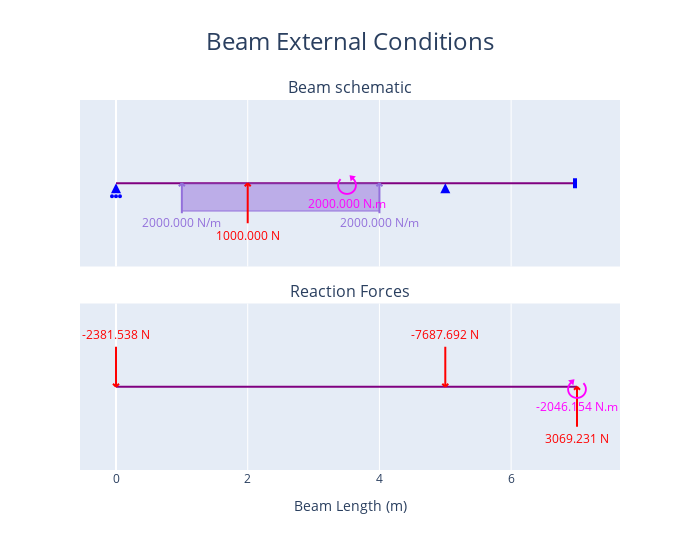
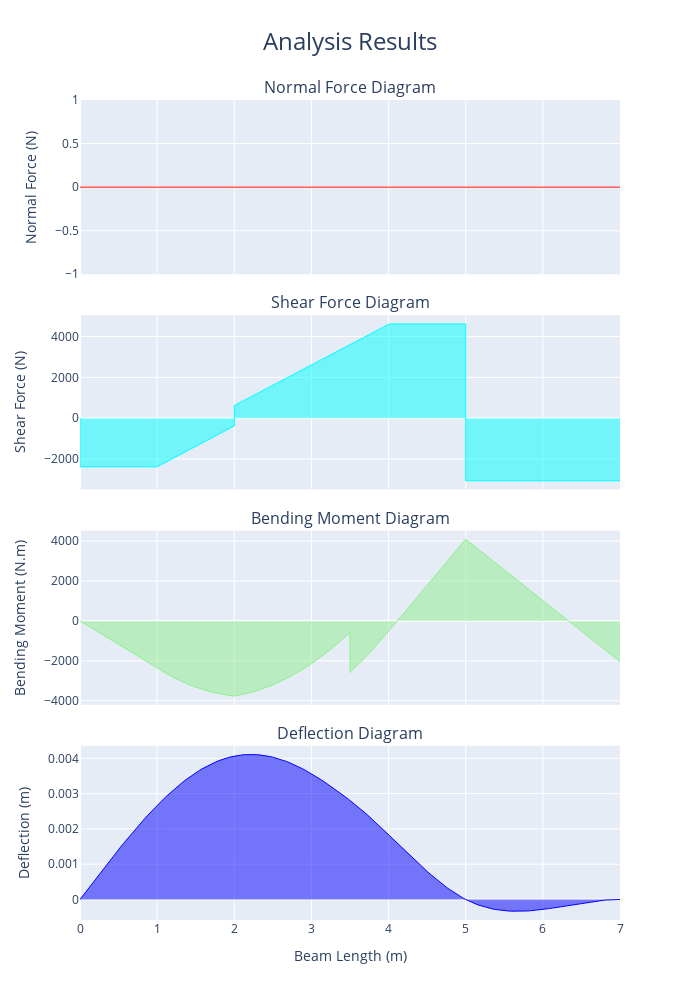

Notebook cell for these charts, in order:
### Code cell
fig_1 = beam.plot_beam_external()
fig_1.show()

fig_2 = beam.plot_beam_internal()
fig_2.show()

### Figure 1 — Plotly figure (JSON) as saved in the notebook; plotly's stock layout.template omitted (floating-point values rounded to 4 significant figures; data arrays with more than 128 entries replaced by an {"elided": "..."} marker saying what was removed)
{"data": [{"hoverinfo": "skip", "hovertemplate": "%{x} %{meta[0]}", "line": {"color": "purple", "width": 2}, "meta": ["m"], "mode": "lines", "name": "Beam_", "type": "scatter", "x": [0, 7], "xaxis": "x", "y": [0, 0], "yaxis": "y"}, {"hoverinfo": "skip", "hovertemplate": "x: %{x:.3f} %{meta[1]}<br>Fixed: %{meta[0]}", "marker": {"color": "blue", "size": 10, "symbol": "triangle-up"}, "meta": ["[0, 1, 0]", "m"], "mode": "markers", "name": "Support", "opacity": 0, "showlegend": false, "type": "scatter", "x": [0], "xaxis": "x", "y": [0], "yaxis": "y"}, {"fill": "toself", "hoverinfo": "skip", "marker": {"color": "blue", "size": 10, "symbol": "arrow-up"}, "mode": "markers", "name": "Support", "showlegend": false, "type": "scatter", "x": [0], "xaxis": "x", "y": [0], "yaxis": "y"}, {"hoverinfo": "skip", "hovertemplate": "x: %{x:.3f} %{meta[1]}<br>Fixed: %{meta[0]}", "marker": {"color": "blue", "size": 10, "symbol": "triangle-up"}, "meta": ["[1, 1, 0]", "m"], "mode": "markers", "name": "Support", "opacity": 0, "showlegend": false, "type": "scatter", "x": [5], "xaxis": "x", "y": [0], "yaxis": "y"}, {"fill": "toself", "hoverinfo": "skip", "marker": {"color": "blue", "size": 10, "symbol": "arrow-up"}, "mode": "markers", "name": "Support", "showlegend": false, "type": "scatter", "x": [5], "xaxis": "x", "y": [0], "yaxis": "y"}, {"hoverinfo": "skip", "hovertemplate": "x: %{x:.3f} %{meta[1]}<br>Fixed: %{meta[0]}", "marker": {"color": "blue", "size": 10, "symbol": "triangle-up"}, "meta": ["[1, 1, 1]", "m"], "mode": "markers", "name": "Support", "opacity": 0, "showlegend": false, "type": "scatter", "x": [7], "xaxis": "x", "y": [0], "yaxis": "y"}, {"hoverinfo": "skip", "hovertemplate": "x: %{meta[1]:.3f} %{meta[2]}<br>Force: %{meta[0]:.3f} %{meta[3]}            <br>Angle: %{meta[5]:.3f} deg", "marker": {"color": "red", "size": 10, "symbol": "triangle-up"}, "meta": [1000, 2, "m", "N", "N.m", 90], "mode": "markers", "name": "Point<br>Load", "opacity": 0, "showlegend": false, "type": "scatter", "x": [2], "xaxis": "x", "y": [0], "yaxis": "y"}, {"fill": "tozeroy", "hoverinfo": "skip", "hovertemplate": "", "line": {"color": "mediumpurple", "width": 1}, "mode": "lines", "name": "Distributed<br>Load", "type": "scatter", "x": {"elided": "301 float values"}, "xaxis": "x", "y": {"elided": "301 int values"}, "yaxis": "y"}, {"hoverinfo": "skip", "hovertemplate": "x: %{meta[0]:.3f} %{meta[3]}<br>Force: %{meta[1]:.3f} %{meta[4]}        <br>Angle: %{meta[2]:.3f} deg", "marker": {"color": "mediumpurple", "size": 10, "symbol": "triangle-up"}, "meta": [1, 2000, 90, "m", "N/m"], "mode": "markers", "name": "Distributed<br>Load", "opacity": 0, "showlegend": false, "type": "scatter", "x": [1], "xaxis": "x", "y": [0], "yaxis": "y"}, {"hoverinfo": "skip", "hovertemplate": "x: %{meta[0]:.3f} %{meta[3]}<br>Force: %{meta[1]:.3f} %{meta[4]}        <br>Angle: %{meta[2]:.3f} deg", "marker": {"color": "mediumpurple", "size": 10, "symbol": "triangle-up"}, "meta": [4, 2000, 90, "m", "N/m"], "mode": "markers", "name": "Distributed<br>Load", "opacity": 0, "showlegend": false, "type": "scatter", "x": [4], "xaxis": "x", "y": [0], "yaxis": "y"}, {"hoverinfo": "skip", "hovertemplate": "x: %{meta[1]:.3f} %{meta[2]}<br>Moment: %{meta[0]:.3f} %{meta[4]}", "marker": {"color": "magenta", "size": 10, "symbol": "triangle-up"}, "meta": [2000, 3.5, "m", "N", "N.m"], "mode": "markers", "name": "Point<br>Torque", "opacity": 0, "showlegend": false, "type": "scatter", "x": [3.5], "xaxis": "x", "y": [0], "yaxis": "y"}, {"hoverinfo": "skip", "hovertemplate": "%{x}", "line": {"color": "purple", "width": 2}, "mode": "lines", "name": "Beam", "type": "scatter", "x": [0, 7], "xaxis": "x2", "y": [0, 0], "yaxis": "y2"}, {"hoverinfo": "skip", "hovertemplate": "Reactions<br>x coord: %{x:.3f} %{meta[3]}<br>y: %{meta[1]:.3f} %{meta[4]}", "marker": {"color": "red", "size": 10, "symbol": "triangle-up"}, "meta": [0, -2382.0, 0, "m", "N", "N.m"], "mode": "markers", "name": "Reaction", "opacity": 0, "showlegend": false, "type": "scatter", "x": [0], "xaxis": "x2", "y": [0], "yaxis": "y2"}, {"hoverinfo": "skip", "hovertemplate": "Reactions<br>x coord: %{x:.3f} %{meta[3]}<br>y: %{meta[1]:.3f} %{meta[4]}", "marker": {"color": "red", "size": 10, "symbol": "triangle-up"}, "meta": [0, -7688.0, 0, "m", "N", "N.m"], "mode": "markers", "name": "Reaction", "opacity": 0, "showlegend": false, "type": "scatter", "x": [5], "xaxis": "x2", "y": [0], "yaxis": "y2"}, {"hoverinfo": "skip", "hovertemplate": "Reactions<br>x coord: %{x:.3f} %{meta[3]}<br>y: %{meta[1]:.3f} %{meta[4]}<br>m: %{meta[2]:.3f} %{meta[5]}", "marker": {"color": "red", "size": 10, "symbol": "triangle-up"}, "meta": [0, 3069.0, -2046.0, "m", "N", "N.m"], "mode": "markers", "name": "Reaction", "opacity": 0, "showlegend": false, "type": "scatter", "x": [7], "xaxis": "x2", "y": [0], "yaxis": "y2"}], "layout": {"annotations": [{"font": {"size": 16}, "showarrow": false, "text": "Beam schematic", "x": 0.5, "xanchor": "center", "xref": "paper", "y": 1, "yanchor": "bottom", "yref": "paper"}, {"font": {"size": 16}, "showarrow": false, "text": "Reaction Forces", "x": 0.5, "xanchor": "center", "xref": "paper", "y": 0.45, "yanchor": "bottom", "yref": "paper"}, {"font": {"color": "red"}, "showarrow": false, "text": "1000.000 N", "x": 2, "xref": "x", "xshift": 0, "y": 0, "yref": "y", "yshift": -52}, {"font": {"color": "mediumpurple"}, "showarrow": false, "text": "2000.000 N/m", "x": 1, "xref": "x", "xshift": 0, "y": 0, "yref": "y", "yshift": -39}, {"font": {"color": "mediumpurple"}, "showarrow": false, "text": "2000.000 N/m", "x": 4, "xref": "x", "xshift": 0, "y": 0, "yref": "y", "yshift": -39}, {"font": {"color": "magenta", "size": 26}, "showarrow": false, "text": "⭯", "x": 3.5, "xref": "x", "y": 0, "yref": "y", "yshift": 0}, {"font": {"color": "magenta"}, "showarrow": false, "text": "2000.000 N.m", "x": 3.5, "xref": "x", "y": 0, "yref": "y", "yshift": -20}, {"font": {"color": "red"}, "showarrow": false, "text": "-2381.538 N", "x": 0, "xref": "x2", "xshift": 0, "y": 0, "yref": "y2", "yshift": 52}, {"font": {"color": "red"}, "showarrow": false, "text": "-7687.692 N", "x": 5, "xref": "x2", "xshift": 0, "y": 0, "yref": "y2", "yshift": 52}, {"font": {"color": "red"}, "showarrow": false, "text": "3069.231 N", "x": 7, "xref": "x2", "xshift": 0, "y": 0, "yref": "y2", "yshift": -52}, {"font": {"color": "magenta", "size": 26}, "showarrow": false, "text": "⭮", "x": 7, "xref": "x2", "y": 0, "yref": "y2", "yshift": 0}, {"font": {"color": "magenta"}, "showarrow": false, "text": "-2046.154 N.m", "x": 7, "xref": "x2", "y": 0, "yref": "y2", "yshift": -20}], "height": 550, "hovermode": "x", "shapes": [{"fillcolor": "blue", "line": {"color": "blue"}, "type": "circle", "x0": -1, "x1": 1, "xanchor": 0, "xref": "x", "xsizemode": "pixel", "y0": -14, "y1": -12, "yanchor": 0, "yref": "y", "ysizemode": "pixel"}, {"fillcolor": "blue", "line": {"color": "blue"}, "type": "circle", "x0": -5, "x1": -3, "xanchor": 0, "xref": "x", "xsizemode": "pixel", "y0": -14, "y1": -12, "yanchor": 0, "yref": "y", "ysizemode": "pixel"}, {"fillcolor": "blue", "line": {"color": "blue"}, "type": "circle", "x0": 3, "x1": 5, "xanchor": 0, "xref": "x", "xsizemode": "pixel", "y0": -14, "y1": -12, "yanchor": 0, "yref": "y", "ysizemode": "pixel"}, {"fillcolor": "blue", "line": {"color": "blue", "width": 4}, "type": "rect", "x0": -2, "x1": -2, "xanchor": 7, "xref": "x", "xsizemode": "pixel", "y0": -5, "y1": 5, "yanchor": 0, "yref": "y", "ysizemode": "pixel"}, {"line": {"color": "red", "width": 2}, "type": "line", "x0": 0, "x1": 3, "xanchor": 2, "xref": "x", "xsizemode": "pixel", "y0": 0, "y1": -3, "yanchor": 0, "yref": "y", "ysizemode": "pixel"}, {"line": {"color": "red", "width": 2}, "type": "line", "x0": 0, "x1": -3, "xanchor": 2, "xref": "x", "xsizemode": "pixel", "y0": 0, "y1": -3, "yanchor": 0, "yref": "y", "ysizemode": "pixel"}, {"line": {"color": "red", "width": 2}, "type": "line", "x0": 0, "x1": 0, "xanchor": 2, "xref": "x", "xsizemode": "pixel", "y0": 0, "y1": -40, "yanchor": 0, "yref": "y", "ysizemode": "pixel"}, {"line": {"color": "mediumpurple", "width": 2}, "type": "line", "x0": 0, "x1": 3, "xanchor": 1, "xref": "x", "xsizemode": "pixel", "y0": 0, "y1": -3, "yanchor": 0, "yref": "y", "ysizemode": "pixel"}, {"line": {"color": "mediumpurple", "width": 2}, "type": "line", "x0": 0, "x1": -3, "xanchor": 1, "xref": "x", "xsizemode": "pixel", "y0": 0, "y1": -3, "yanchor": 0, "yref": "y", "ysizemode": "pixel"}, {"line": {"color": "mediumpurple", "width": 2}, "type": "line", "x0": 0, "x1": 0, "xanchor": 1, "xref": "x", "xsizemode": "pixel", "y0": 0, "y1": -30, "yanchor": 0, "yref": "y", "ysizemode": "pixel"}, {"line": {"color": "mediumpurple", "width": 2}, "type": "line", "x0": 0, "x1": 3, "xanchor": 4, "xref": "x", "xsizemode": "pixel", "y0": 0, "y1": -3, "yanchor": 0, "yref": "y", "ysizemode": "pixel"}, {"line": {"color": "mediumpurple", "width": 2}, "type": "line", "x0": 0, "x1": -3, "xanchor": 4, "xref": "x", "xsizemode": "pixel", "y0": 0, "y1": -3, "yanchor": 0, "yref": "y", "ysizemode": "pixel"}, {"line": {"color": "mediumpurple", "width": 2}, "type": "line", "x0": 0, "x1": 0, "xanchor": 4, "xref": "x", "xsizemode": "pixel", "y0": 0, "y1": -30, "yanchor": 0, "yref": "y", "ysizemode": "pixel"}, {"line": {"color": "red", "width": 2}, "type": "line", "x0": 0, "x1": -3, "xanchor": 0, "xref": "x2", "xsizemode": "pixel", "y0": 0, "y1": 3, "yanchor": 0, "yref": "y2", "ysizemode": "pixel"}, {"line": {"color": "red", "width": 2}, "type": "line", "x0": 0, "x1": 3, "xanchor": 0, "xref": "x2", "xsizemode": "pixel", "y0": 0, "y1": 3, "yanchor": 0, "yref": "y2", "ysizemode": "pixel"}, {"line": {"color": "red", "width": 2}, "type": "line", "x0": 0, "x1": 0, "xanchor": 0, "xref": "x2", "xsizemode": "pixel", "y0": 0, "y1": 40, "yanchor": 0, "yref": "y2", "ysizemode": "pixel"}, {"line": {"color": "red", "width": 2}, "type": "line", "x0": 0, "x1": -3, "xanchor": 5, "xref": "x2", "xsizemode": "pixel", "y0": 0, "y1": 3, "yanchor": 0, "yref": "y2", "ysizemode": "pixel"}, {"line": {"color": "red", "width": 2}, "type": "line", "x0": 0, "x1": 3, "xanchor": 5, "xref": "x2", "xsizemode": "pixel", "y0": 0, "y1": 3, "yanchor": 0, "yref": "y2", "ysizemode": "pixel"}, {"line": {"color": "red", "width": 2}, "type": "line", "x0": 0, "x1": 0, "xanchor": 5, "xref": "x2", "xsizemode": "pixel", "y0": 0, "y1": 40, "yanchor": 0, "yref": "y2", "ysizemode": "pixel"}, {"line": {"color": "red", "width": 2}, "type": "line", "x0": 0, "x1": 3, "xanchor": 7, "xref": "x2", "xsizemode": "pixel", "y0": 0, "y1": -3, "yanchor": 0, "yref": "y2", "ysizemode": "pixel"}, {"line": {"color": "red", "width": 2}, "type": "line", "x0": 0, "x1": -3, "xanchor": 7, "xref": "x2", "xsizemode": "pixel", "y0": 0, "y1": -3, "yanchor": 0, "yref": "y2", "ysizemode": "pixel"}, {"line": {"color": "red", "width": 2}, "type": "line", "x0": 0, "x1": 0, "xanchor": 7, "xref": "x2", "xsizemode": "pixel", "y0": 0, "y1": -40, "yanchor": 0, "yref": "y2", "ysizemode": "pixel"}], "showlegend": false, "title": {"font": {"size": 24}, "text": "Beam External Conditions", "x": 0.5}, "width": 700, "xaxis": {"anchor": "y", "autorange": true, "domain": [0, 1], "matches": "x2", "range": [-0.6195, 7.743], "showticklabels": false, "type": "linear"}, "xaxis2": {"anchor": "y2", "autorange": true, "domain": [0, 1], "range": [-0.6195, 7.743], "title": {"text": "Beam Length (m)"}, "type": "linear"}, "yaxis": {"anchor": "x", "domain": [0.55, 1], "fixedrange": true, "range": [-3, 3], "type": "linear", "visible": false}, "yaxis2": {"anchor": "x2", "domain": [0, 0.45], "fixedrange": true, "range": [-3, 3], "type": "linear", "visible": false}}}

### Figure 2 — Plotly figure (JSON) as saved in the notebook; plotly's stock layout.template omitted (floating-point values rounded to 4 significant figures; data arrays with more than 128 entries replaced by an {"elided": "..."} marker saying what was removed)
{"data": [{"fill": "tozeroy", "hovertemplate": "x: %{x:.3f} %{meta[0]}<br>f(x): %{y:.3f} %{meta[1]}", "line": {"color": "red", "width": 1}, "meta": ["m", "N"], "mode": "lines", "name": "Normal Force", "type": "scatter", "x": {"elided": "212 float values"}, "xaxis": "x", "y": {"elided": "212 int values"}, "yaxis": "y"}, {"fill": "tozeroy", "hovertemplate": "x: %{x:.3f} %{meta[0]}<br>f(x): %{y:.3f} %{meta[1]}", "line": {"color": "aqua", "width": 1}, "meta": ["m", "N"], "mode": "lines", "name": "Shear Force", "type": "scatter", "x": {"elided": "212 float values"}, "xaxis": "x2", "y": {"elided": "212 float values"}, "yaxis": "y2"}, {"fill": "tozeroy", "hovertemplate": "x: %{x:.3f} %{meta[0]}<br>f(x): %{y:.3f} %{meta[1]}", "line": {"color": "lightgreen", "width": 1}, "meta": ["m", "N.m"], "mode": "lines", "name": "Bending Moment", "type": "scatter", "x": {"elided": "212 float values"}, "xaxis": "x3", "y": {"elided": "212 float values"}, "yaxis": "y3"}, {"fill": "tozeroy", "hovertemplate": "x: %{x:.3f} %{meta[0]}<br>f(x): %{y:.3f} %{meta[1]}", "line": {"color": "blue", "width": 1}, "meta": ["m", "m"], "mode": "lines", "name": "Deflection", "type": "scatter", "x": {"elided": "212 float values"}, "xaxis": "x4", "y": {"elided": "212 float values"}, "yaxis": "y4"}], "layout": {"annotations": [{"font": {"size": 16}, "showarrow": false, "text": "Normal Force Diagram", "x": 0.5, "xanchor": "center", "xref": "paper", "y": 1, "yanchor": "bottom", "yref": "paper"}, {"font": {"size": 16}, "showarrow": false, "text": "Shear Force Diagram", "x": 0.5, "xanchor": "center", "xref": "paper", "y": 0.7375, "yanchor": "bottom", "yref": "paper"}, {"font": {"size": 16}, "showarrow": false, "text": "Bending Moment Diagram", "x": 0.5, "xanchor": "center", "xref": "paper", "y": 0.475, "yanchor": "bottom", "yref": "paper"}, {"font": {"size": 16}, "showarrow": false, "text": "Deflection Diagram", "x": 0.5, "xanchor": "center", "xref": "paper", "y": 0.2125, "yanchor": "bottom", "yref": "paper"}], "height": 1000, "showlegend": false, "title": {"font": {"size": 24}, "text": "Analysis Results", "x": 0.5}, "width": 700, "xaxis": {"anchor": "y", "autorange": true, "domain": [0, 1], "matches": "x4", "range": [0, 7], "showticklabels": false, "type": "linear"}, "xaxis2": {"anchor": "y2", "autorange": true, "domain": [0, 1], "matches": "x4", "range": [0, 7], "showticklabels": false, "type": "linear"}, "xaxis3": {"anchor": "y3", "autorange": true, "domain": [0, 1], "matches": "x4", "range": [0, 7], "showticklabels": false, "type": "linear"}, "xaxis4": {"anchor": "y4", "autorange": true, "domain": [0, 1], "range": [0, 7], "title": {"text": "Beam Length (m)"}, "type": "linear"}, "yaxis": {"anchor": "x", "autorange": true, "domain": [0.7875, 1], "range": [-1, 1], "title": {"text": "Normal Force (N)"}, "type": "linear"}, "yaxis2": {"anchor": "x2", "autorange": true, "domain": [0.525, 0.7375], "range": [-3496.0, 5046.0], "title": {"text": "Shear Force (N)"}, "type": "linear"}, "yaxis3": {"anchor": "x3", "autorange": true, "domain": [0.2625, 0.475], "range": [-4199.0, 4529.0], "title": {"text": "Bending Moment (N.m)"}, "type": "linear"}, "yaxis4": {"anchor": "x4", "autorange": true, "domain": [0, 0.2125], "range": [-0.0005819, 0.004357], "title": {"text": "Deflection (m)"}, "type": "linear"}}}
